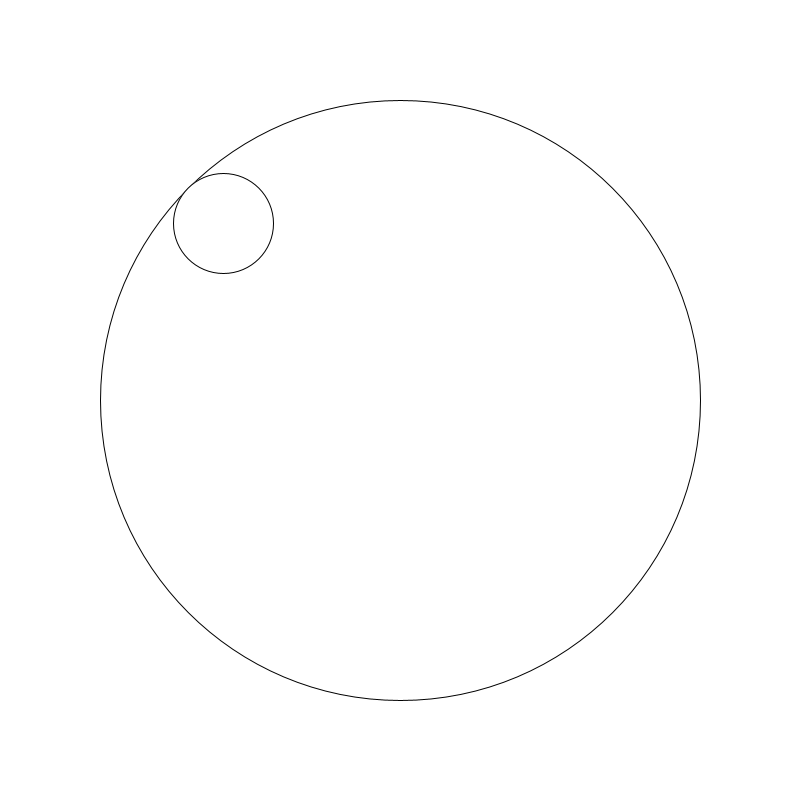
Frame 1 (no input)
Frame 60 (the mouse pressed at the canvas centre just before this capture): identical to frame 1, image omitted
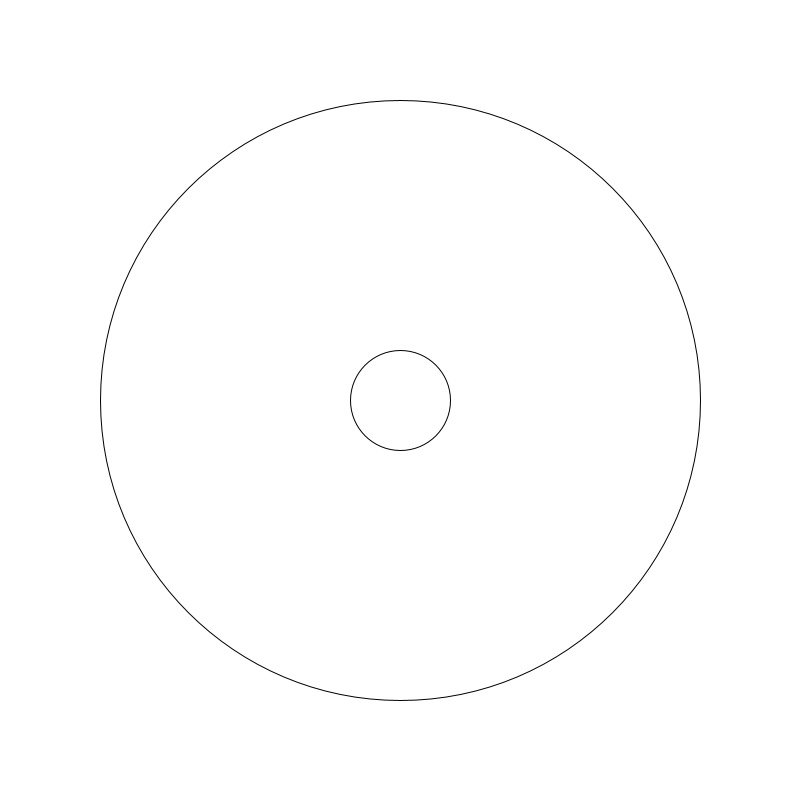
Frame 120 (the mouse held since frame 60 and released just before this capture)

The Processing sketch that drew these frames (run headless with seeded random() and noise(); from frame 60 on, the mouse is pressed at the canvas centre):

// Processing sketch: Circle_tail_geometry
// ── Circle_tail_geometry.pde
float []cx = new float[2];
float []cy = new float[2];
float []r = new float[2];
float theta[] = new float[2];
float d;
float rate;
float dx;
float dy;

void setup(){
  size(800,800);
  cx[0] = width / 2;
  cy[0] = height /2;
  r[0] = 300;
  r[1] = 50;
  cx[1] = mouseX;
  cy[1] = mouseY;
}

void Update(){
  dx = mouseX -cx[0];
  dy = mouseY -cy[0];  
  d = sqrt(dx * dx + dy * dy);  
  // first quadrant
  // r[0] < d[0] + r[1]
  if(d> r[0]-r[1]){
    rate = (r[0]-r[1])/d;
    cx[1] = cx[0] +dx*rate;
    cy[1] = cy[0] +dy*rate;    
  }
  else{
    cx[1] = mouseX;
    cy[1] = mouseY;
  }
}

void draw(){
  background(255,255,255);
  Update();
  ellipse(cx[0],cy[0],r[0] * 2,r[0] * 2);
  ellipse(cx[1],cy[1],r[1] * 2,r[1] * 2);
  text("cx[1]",10,10);
//  println(cx[1]);
  println(rate);
}
